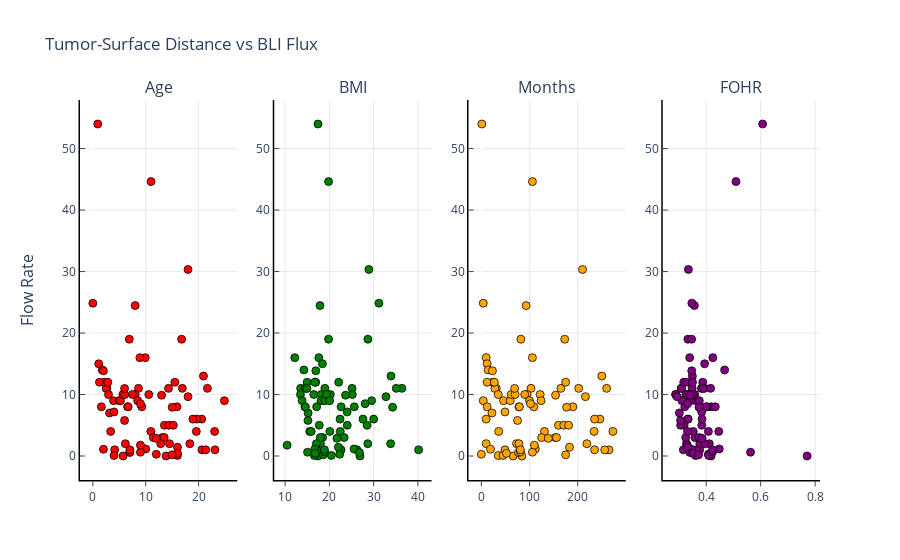

The notebook cell saved with this chart:
### Code cell
SubPlot = make_subplots(rows = 1, cols = 4,
y_title= "Flow Rate", x_title="", subplot_titles= ("Age", "BMI", "Months", "FOHR")   
                     )

SubPlot.update_layout(showlegend = False, title = "Tumor-Surface Distance vs BLI Flux", plot_bgcolor = 'white')

SubPlot.update_xaxes(showline = True, linecolor = 'black', linewidth = 1.5, ticks = "outside", showgrid = True, gridcolor = "lightgray", gridwidth = .5)
SubPlot.update_yaxes(showline = True, linecolor = 'black', linewidth = 1.5, ticks = "inside", showgrid = True, gridcolor = "lightgray", gridwidth = .5)

SubPlot.append_trace(go.Scatter(x = DataSet['Age'], y = DataSet["FR"], mode = "markers", marker = dict(color = "red")), row = 1, col = 1)
SubPlot.append_trace(go.Scatter(x = DataSet['BMI'], y = DataSet["FR"], mode = "markers", marker = dict(color = "green")), row = 1, col = 2)
SubPlot.append_trace(go.Scatter(x = DataSet['Months'], y = DataSet["FR"], mode = "markers", marker = dict(color = "orange")), row = 1, col = 3)
SubPlot.append_trace(go.Scatter(x = DataSet['FOHR'], y = DataSet["FR"], mode = "markers", marker = dict(color = "purple")), row = 1, col =4)

SubPlot.update_traces(marker = dict(size = 8, line = dict(width = .75, color = "black")))

### Figure 1 — Plotly figure (JSON) as saved in the notebook; plotly's stock layout.template omitted (floating-point values rounded to 4 significant figures)
{"data": [{"marker": {"color": "red", "line": {"color": "black", "width": 0.75}, "size": 8}, "mode": "markers", "type": "scatter", "x": [2.628, 20.63, 23.1, 9.906, 5.717, 13.53, 8.636, 21.35, 8.894, 20.59, 15.92, 2.517, 4.131, 3.369, 10.58, 13.14, 8.025, 20.92, 14.49, 21.67, 16.93, 3.908, 18.34, 6.147, 4.989, 9.253, 14.41, 23.03, 5.228, 10.97, 13.49, 12.84, 13.86, 24.88, 11.44, 15.21, 19.57, 19.65, 2.142, 1.106, 1.244, 1.606, 1.786, 2.833, 2.958, 3.156, 5.678, 6.022, 6.575, 6.661, 6.892, 7.503, 8.475, 14.31, 15.51, 16.79, 18.92, 0.9167, 10, 7, 18, 4, 9, 9, 18, 2, 8, 6, 12, 12, 16, 16, 16, 15, 11, 4, 6, 13, 9, 15, 2, 7, 7, 0], "xaxis": "x", "y": [11, 1, 1, 16, 0, 5, 11, 1, 16, 6, 8, 11, 1, 4, 10, 3, 10, 13, 2, 11, 11, 9, 2, 2, 9, 8, 5, 4, 9, 4, 3, 2, 0, 9, 3, 5, 4, 6, 12, 15, 12, 8, 14, 12, 10, 7, 10, 10, 8, 8, 19, 10, 9, 11, 12, 19, 6, 54, 1.147, 0.5734, 9.652, 0.08123, 0.6212, 1.768, 30.34, 1.099, 24.47, 5.782, 2.867, 0.2867, 1.434, 0.09557, 0.4301, 0.1911, 44.63, 7.168, 10.99, 9.891, 8.505, 7.932, 13.86, 0.669, 1.003, 24.85], "yaxis": "y"}, {"marker": {"color": "green", "line": {"color": "black", "width": 0.75}, "size": 8}, "mode": "markers", "type": "scatter", "x": [13.5, 26.23, 40.17, 17.61, 17.44, 28.52, 18.98, 22.63, 12.17, 30.01, 22.64, 14.56, 17.37, 15.56, 13.46, 18.48, 18.14, 33.92, 33.85, 36.39, 25.11, 18.09, 28.67, 17.96, 18.98, 17.12, 17.71, 15.88, 13.84, 22.45, 17.93, 17.05, 26.91, 29.55, 23.33, 24.04, 20.09, 27.59, 14.97, 18.43, 16.9, 14.48, 14.24, 16.73, 16.48, 15.18, 20.21, 25.18, 14.55, 25.63, 19.81, 19.37, 20.05, 35.12, 22.1, 28.7, 22.41, 17.42, 25.57, 26.79, 32.78, 16.59, 15.07, 10.44, 28.92, 16.69, 17.87, 15.15, 21.7, 22.33, 22.03, 20.44, 16.79, 18.63, 19.81, 24.01, 14.93, 23.65, 28.07, 34.29, 16.92, 18.88, 18.88, 31.19], "xaxis": "x2", "y": [11, 1, 1, 16, 0, 5, 11, 1, 16, 6, 8, 11, 1, 4, 10, 3, 10, 13, 2, 11, 11, 9, 2, 2, 9, 8, 5, 4, 9, 4, 3, 2, 0, 9, 3, 5, 4, 6, 12, 15, 12, 8, 14, 12, 10, 7, 10, 10, 8, 8, 19, 10, 9, 11, 12, 19, 6, 54, 1.147, 0.5734, 9.652, 0.08123, 0.6212, 1.768, 30.34, 1.099, 24.47, 5.782, 2.867, 0.2867, 1.434, 0.09557, 0.4301, 0.1911, 44.63, 7.168, 10.99, 9.891, 8.505, 7.932, 13.86, 0.669, 1.003, 24.85], "yaxis": "y2"}, {"marker": {"color": "orange", "line": {"color": "black", "width": 0.75}, "size": 8}, "mode": "markers", "type": "scatter", "x": [31, 235, 265, 10, 66, 160, 103, 256, 106, 246, 190, 28, 49, 36, 122, 154, 95, 250, 10, 260, 202, 46, 219, 73, 4, 109, 171, 273, 60, 131, 156, 78, 84, 124, 125, 181, 234, 235, 24, 12, 12, 12, 14, 27, 35, 22, 62, 70, 78, 79, 82, 90, 100, 165, 175, 173, 10, 1, 112, 77, 216, 35, 106, 110, 210, 19, 93, 75, 139, 0, 183, 45, 52, 175, 106, 49, 69, 154, 102, 177, 23, 81, 81, 4], "xaxis": "x3", "y": [11, 1, 1, 16, 0, 5, 11, 1, 16, 6, 8, 11, 1, 4, 10, 3, 10, 13, 2, 11, 11, 9, 2, 2, 9, 8, 5, 4, 9, 4, 3, 2, 0, 9, 3, 5, 4, 6, 12, 15, 12, 8, 14, 12, 10, 7, 10, 10, 8, 8, 19, 10, 9, 11, 12, 19, 6, 54, 1.147, 0.5734, 9.652, 0.08123, 0.6212, 1.768, 30.34, 1.099, 24.47, 5.782, 2.867, 0.2867, 1.434, 0.09557, 0.4301, 0.1911, 44.63, 7.168, 10.99, 9.891, 8.505, 7.932, 13.86, 0.669, 1.003, 24.85], "yaxis": "y3"}, {"marker": {"color": "purple", "line": {"color": "black", "width": 0.75}, "size": 8}, "mode": "markers", "type": "scatter", "x": [0.3088, 0.3763, 0.3162, 0.3394, 0.7706, 0.3191, 0.3929, 0.3642, 0.4244, 0.3333, 0.4181, 0.3092, 0.3383, 0.4461, 0.2878, 0.3583, 0.3256, 0.3494, 0.3276, 0.3481, 0.3821, 0.3352, 0.3764, 0.4113, 0.3112, 0.4034, 0.3839, 0.408, 0.362, 0.3525, 0.3741, 0.395, 0.4179, 0.3418, 0.3249, 0.3062, 0.3314, 0.3333, 0.3176, 0.3942, 0.3873, 0.3989, 0.4677, 0.3279, 0.2887, 0.3016, 0.3325, 0.3579, 0.4334, 0.3214, 0.3328, 0.3504, 0.375, 0.4162, 0.3497, 0.3465, 0.3847, 0.6071, 0.448, 0.3401, 0.2933, 0.361, 0.5627, 0.3306, 0.3347, 0.3461, 0.3566, 0.306, 0.3851, 0.4083, 0.3318, 0.4092, 0.3521, 0.3717, 0.5094, 0.3833, 0.3894, 0.3427, 0.3316, 0.3738, 0.3469, 0.4232, 0.4232, 0.3473], "xaxis": "x4", "y": [11, 1, 1, 16, 0, 5, 11, 1, 16, 6, 8, 11, 1, 4, 10, 3, 10, 13, 2, 11, 11, 9, 2, 2, 9, 8, 5, 4, 9, 4, 3, 2, 0, 9, 3, 5, 4, 6, 12, 15, 12, 8, 14, 12, 10, 7, 10, 10, 8, 8, 19, 10, 9, 11, 12, 19, 6, 54, 1.147, 0.5734, 9.652, 0.08123, 0.6212, 1.768, 30.34, 1.099, 24.47, 5.782, 2.867, 0.2867, 1.434, 0.09557, 0.4301, 0.1911, 44.63, 7.168, 10.99, 9.891, 8.505, 7.932, 13.86, 0.669, 1.003, 24.85], "yaxis": "y4"}], "layout": {"annotations": [{"font": {"size": 16}, "showarrow": false, "text": "Age", "x": 0.1062, "xanchor": "center", "xref": "paper", "y": 1, "yanchor": "bottom", "yref": "paper"}, {"font": {"size": 16}, "showarrow": false, "text": "BMI", "x": 0.3688, "xanchor": "center", "xref": "paper", "y": 1, "yanchor": "bottom", "yref": "paper"}, {"font": {"size": 16}, "showarrow": false, "text": "Months", "x": 0.6313, "xanchor": "center", "xref": "paper", "y": 1, "yanchor": "bottom", "yref": "paper"}, {"font": {"size": 16}, "showarrow": false, "text": "FOHR", "x": 0.8938, "xanchor": "center", "xref": "paper", "y": 1, "yanchor": "bottom", "yref": "paper"}, {"font": {"size": 16}, "showarrow": false, "text": "Flow Rate", "textangle": -90, "x": 0, "xanchor": "right", "xref": "paper", "xshift": -40, "y": 0.5, "yanchor": "middle", "yref": "paper"}], "plot_bgcolor": "white", "showlegend": false, "title": {"text": "Tumor-Surface Distance vs BLI Flux"}, "xaxis": {"anchor": "y", "domain": [0, 0.2125], "gridcolor": "lightgray", "gridwidth": 0.5, "linecolor": "black", "linewidth": 1.5, "showgrid": true, "showline": true, "ticks": "outside"}, "xaxis2": {"anchor": "y2", "domain": [0.2625, 0.475], "gridcolor": "lightgray", "gridwidth": 0.5, "linecolor": "black", "linewidth": 1.5, "showgrid": true, "showline": true, "ticks": "outside"}, "xaxis3": {"anchor": "y3", "domain": [0.525, 0.7375], "gridcolor": "lightgray", "gridwidth": 0.5, "linecolor": "black", "linewidth": 1.5, "showgrid": true, "showline": true, "ticks": "outside"}, "xaxis4": {"anchor": "y4", "domain": [0.7875, 1], "gridcolor": "lightgray", "gridwidth": 0.5, "linecolor": "black", "linewidth": 1.5, "showgrid": true, "showline": true, "ticks": "outside"}, "yaxis": {"anchor": "x", "domain": [0, 1], "gridcolor": "lightgray", "gridwidth": 0.5, "linecolor": "black", "linewidth": 1.5, "showgrid": true, "showline": true, "ticks": "inside"}, "yaxis2": {"anchor": "x2", "domain": [0, 1], "gridcolor": "lightgray", "gridwidth": 0.5, "linecolor": "black", "linewidth": 1.5, "showgrid": true, "showline": true, "ticks": "inside"}, "yaxis3": {"anchor": "x3", "domain": [0, 1], "gridcolor": "lightgray", "gridwidth": 0.5, "linecolor": "black", "linewidth": 1.5, "showgrid": true, "showline": true, "ticks": "inside"}, "yaxis4": {"anchor": "x4", "domain": [0, 1], "gridcolor": "lightgray", "gridwidth": 0.5, "linecolor": "black", "linewidth": 1.5, "showgrid": true, "showline": true, "ticks": "inside"}}}
